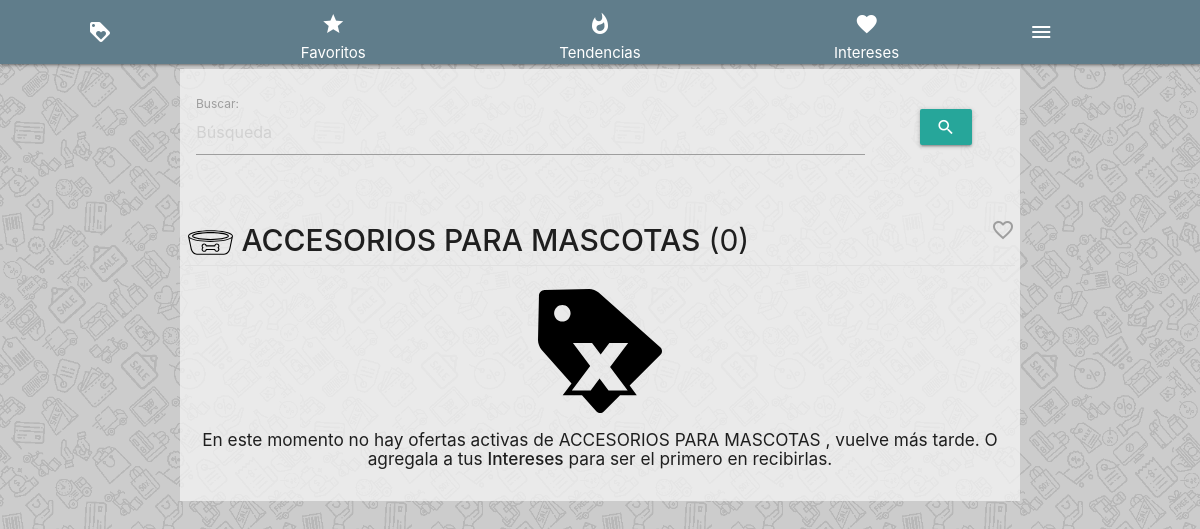
The app's page /rubro/1/ with its own data.
### app_ofertas/models.py (models this page shows, shortened)
class Rubro(models.Model):
	nombre = models.CharField(max_length = 30)
	imagen = models.FileField(upload_to='fotos_rubros', null=True,blank=True)
	def get_interesados(self):
		print("hola")
		usuarios = []
		for x in self.intereses.all():
			usuarios.append(x.usuario)
		return usuarios
	def __str__(self):
		return self.nombre
	class Meta:
		ordering = ['nombre']

### app_ofertas/views.py (the view)
# urls.py: path('rubro/<int:id>/',views.ver_rubro,name='ver_rubro'),
def ver_rubro(request,id):
	try:
		publicaciones=Publicacion.objects.filter(rubro=id).filter(activada=True)
	except Rubro.DoesNotExist:
		raise Http404("Este rubro no se encuentra actualmente disponible")
	cantidad = Publicacion.objects.filter(rubro=id).filter(activada=True).count()
	rubro= Rubro.objects.get(pk=id)
	return render(request, 'rubro/rubro.html',{'publicaciones':publicaciones, 'rubro':rubro, 'cantidad':cantidad})

### app_ofertas/templates/rubro/rubro.html (shortened to what this page needs)
{% extends "esquema.html" %}
{% load static from staticfiles %}
{% block content %}
	<div class="row">
		{% include '../search/search_form.html' %}
	</div>
	<div class="row sin-margen">
		<span class="avatar-rubro">
            {% if rubro.imagen %}
                <img src="{{rubro.imagen.url}}" alt="" class="imagen-rubro-avt">
            {% else %}
            	<img src="https://www.angelsinapronscare.com.au/image/cache/catalog/placeholder-400x400.jpg" alt="" class="imagen-rubro-avt">
            {% endif %}
                <strong>{{rubro.nombre}}</strong>  ({{cantidad}})
		</span>
		{% include 'rubro/interes_rubro.html' with rubro=rubro  %}
	</div>
	<div class="divider"></div><br>
	{% if publicaciones %}
		{% include "publicacion/publicaciones_grid.html" with publicaciones=publicaciones %}
	{% else %}
		<div class="row center-align">
			<img class="responsive-img stiker" src="{% static 'img/sin-ofertas.svg' %}">
			<h6>En este momento no hay ofertas activas de {{rubro.nombre}}, vuelve más tarde. O agregala a tus <strong>Intereses</strong> para ser el primero en recibirlas.</h6>
		</div>
	{% endif %}
{%endblock%}

### static/css/style.css (style rules this page uses)
body { background-image: url(../img/bk01.gif); background-repeat: repeat; background-size: 25%; }
.sin-margen { margin: 0!important; }
.avatar-rubro { font-size: 30px; }
.imagen-rubro-avt { max-width: 45px; margin-left: 3px; vertical-align: middle; }
.stiker { width: 15%; }

### records on screen
Rubro: imagen (picture), nombre "ACCESORIOS PARA MASCOTAS"

### other values on screen
{{ cantidad }} "0"
